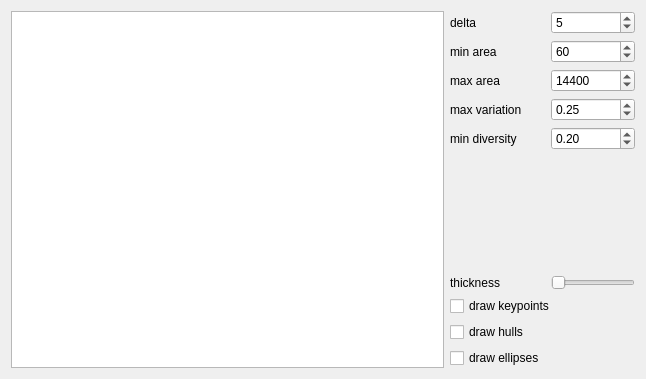
<?xml version="1.0" encoding="UTF-8"?>
<ui version="4.0">
 <class>DialogMSER</class>
 <widget class="QDialog" name="DialogMSER">
  <property name="geometry">
   <rect>
    <x>0</x>
    <y>0</y>
    <width>646</width>
    <height>379</height>
   </rect>
  </property>
  <property name="windowTitle">
   <string>Dialog</string>
  </property>
  <layout class="QGridLayout" name="gridLayout_2" columnstretch="1,0,0,0,0">
   <item row="3" column="3">
    <widget class="QLabel" name="label_4">
     <property name="text">
      <string>max variation</string>
     </property>
    </widget>
   </item>
   <item row="4" column="4">
    <widget class="QDoubleSpinBox" name="spinMinDiversity">
     <property name="maximum">
      <double>2.000000000000000</double>
     </property>
     <property name="singleStep">
      <double>0.025000000000000</double>
     </property>
     <property name="value">
      <double>0.200000000000000</double>
     </property>
    </widget>
   </item>
   <item row="1" column="3">
    <widget class="QLabel" name="label_2">
     <property name="text">
      <string>min area</string>
     </property>
    </widget>
   </item>
   <item row="3" column="4">
    <widget class="QDoubleSpinBox" name="spinMaxVariation">
     <property name="maximum">
      <double>2.000000000000000</double>
     </property>
     <property name="singleStep">
      <double>0.025000000000000</double>
     </property>
     <property name="value">
      <double>0.250000000000000</double>
     </property>
    </widget>
   </item>
   <item row="7" column="3" colspan="2">
    <widget class="QCheckBox" name="cBDrawKeyPoints">
     <property name="text">
      <string>draw keypoints</string>
     </property>
    </widget>
   </item>
   <item row="0" column="3">
    <widget class="QLabel" name="label">
     <property name="text">
      <string>delta</string>
     </property>
    </widget>
   </item>
   <item row="8" column="3">
    <widget class="QCheckBox" name="cBDrawHulls">
     <property name="text">
      <string>draw hulls</string>
     </property>
    </widget>
   </item>
   <item row="0" column="0" rowspan="10" colspan="3">
    <widget class="QTableView" name="tableView"/>
   </item>
   <item row="5" column="3" colspan="2">
    <spacer name="verticalSpacer">
     <property name="orientation">
      <enum>Qt::Vertical</enum>
     </property>
     <property name="sizeHint" stdset="0">
      <size>
       <width>20</width>
       <height>40</height>
      </size>
     </property>
    </spacer>
   </item>
   <item row="4" column="3">
    <widget class="QLabel" name="label_5">
     <property name="text">
      <string>min diversity</string>
     </property>
    </widget>
   </item>
   <item row="2" column="3">
    <widget class="QLabel" name="label_3">
     <property name="text">
      <string>max area</string>
     </property>
    </widget>
   </item>
   <item row="9" column="3">
    <widget class="QCheckBox" name="cBDrawEllipses">
     <property name="text">
      <string>draw ellipses</string>
     </property>
    </widget>
   </item>
   <item row="6" column="4">
    <widget class="QSlider" name="sliderThickness">
     <property name="minimum">
      <number>1</number>
     </property>
     <property name="maximum">
      <number>12</number>
     </property>
     <property name="orientation">
      <enum>Qt::Horizontal</enum>
     </property>
    </widget>
   </item>
   <item row="6" column="3">
    <widget class="QLabel" name="label_6">
     <property name="text">
      <string>thickness</string>
     </property>
    </widget>
   </item>
   <item row="0" column="4">
    <widget class="QSpinBox" name="spinDelta">
     <property name="minimum">
      <number>1</number>
     </property>
     <property name="maximum">
      <number>255</number>
     </property>
     <property name="value">
      <number>5</number>
     </property>
    </widget>
   </item>
   <item row="1" column="4">
    <widget class="QSpinBox" name="spinMinArea">
     <property name="minimum">
      <number>5</number>
     </property>
     <property name="maximum">
      <number>20000</number>
     </property>
     <property name="singleStep">
      <number>10</number>
     </property>
     <property name="value">
      <number>60</number>
     </property>
    </widget>
   </item>
   <item row="2" column="4">
    <widget class="QSpinBox" name="spinMaxArea">
     <property name="minimum">
      <number>5</number>
     </property>
     <property name="maximum">
      <number>2000000</number>
     </property>
     <property name="singleStep">
      <number>10</number>
     </property>
     <property name="value">
      <number>14400</number>
     </property>
    </widget>
   </item>
  </layout>
 </widget>
 <resources/>
 <connections/>
</ui>
